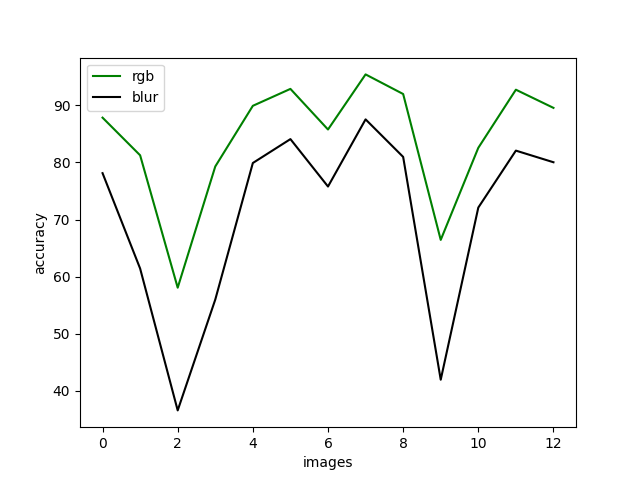
#> input picture accuracies_green.png, 640 x 480 px
$ python -i hough.py   (imports and definitions only)
#> lines starting #> are read from the running program, lines starting #| are printed output that depends on the picture; after the words box and inside, x2 and y2 are one past the last pixel; in counts of white or black regions, pixels touching at a corner belong together
#> further down, picture is the input picture: shape (480, 640, 3); mean R, G, B 248.5, 249.3, 248.5
import numpy as np
import cv2

# [78 lines left out: functions hough_peaks, hough_lines_acc, hough_lines_draw, hough_wrapper, not called in this run]

def hough_wrapper_cv2(input_img):
    black_and_white = cv2.cvtColor(input_img, cv2.COLOR_RGB2GRAY)

    #canny edge detection
    edges = cv2.Canny(black_and_white, np.min(black_and_white), np.max(black_and_white))
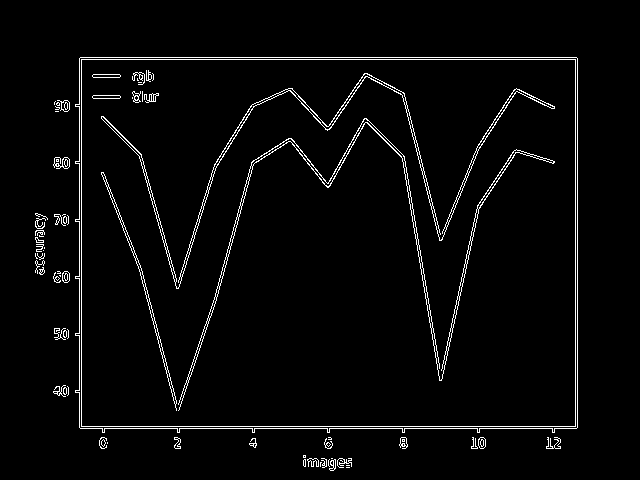
#> edges: shape (480, 640); 3.1% white in thin lines or dots, all inside (x1, y1, x2, y2) = (35, 57, 578, 471)

    rho = 1
    theta = np.pi/180
    threshold = 5
    min_line_length = 5
    max_line_gap = 1
    line_image = np.copy(input_img) #creating an image copy to draw lines on
    # Run Hough on the edge-detected image
    lines = cv2.HoughLinesP(edges, rho, theta, threshold, np.array([]),
                            min_line_length, max_line_gap)
#> lines = 261 rows, first 6: [79, 427, 79, 58], [81, 59, 577, 59], [80, 57, 576, 57], [80, 428, 576, 428], [81, 426, 577, 426], [577, 427, 577, 58]
    lines_2 = lines.copy()
#> lines_2 has the same summary as lines
    # Iterate over the output "lines" and draw lines on the image copy
    for line in lines:
        for x1,y1,x2,y2 in line:
            cv2.line(line_image,(x1,y1),(x2,y2),(255,255,255),2)
#> this loop made 261 passes
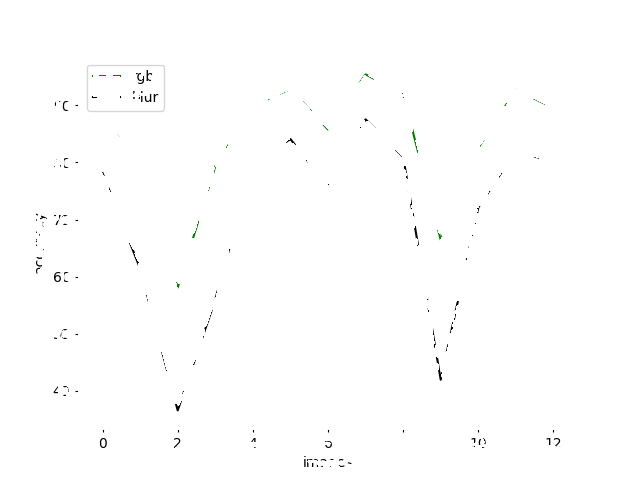
#> line_image: shape (480, 640, 3); 4.25% of pixels changed, all inside (x1, y1, x2, y2) = (36, 57, 578, 470)

    return line_image, lines

>>> import cv2
>>> picture = cv2.cvtColor(cv2.imread('accuracies_green.png'), cv2.COLOR_BGR2RGB)
>>> result = hough_wrapper_cv2(picture)

$ run again, on accuracies_orange.png
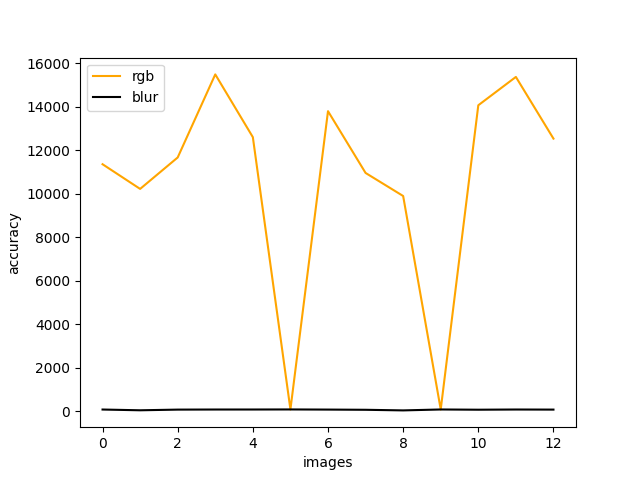
#> input picture accuracies_orange.png, 640 x 480 px
#> in hough_wrapper_cv2, `edges = cv2.Canny(black_and_white, np.min(black_and_white), np.max(bla..`:
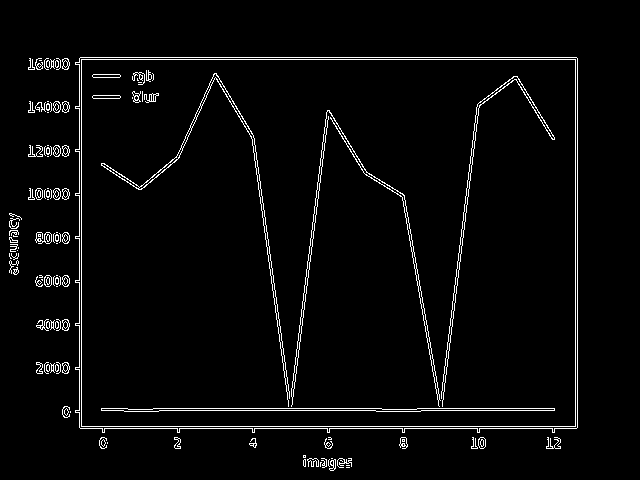
#> edges: shape (480, 640); 3.4% white in thin lines or dots, all inside (x1, y1, x2, y2) = (9, 57, 578, 471)
#> lines = 278 rows, first 6: [417, 408, 554, 408], [79, 426, 577, 426], [421, 410, 554, 410], [80, 57, 576, 57], [79, 59, 577, 59], [29, 58, 30, 69]
#> lines_2 has the same summary as lines
#> the loop in hough_wrapper_cv2, `for line in lines:` made 278 passes
#> after the loop in hough_wrapper_cv2, `for line in lines:`:
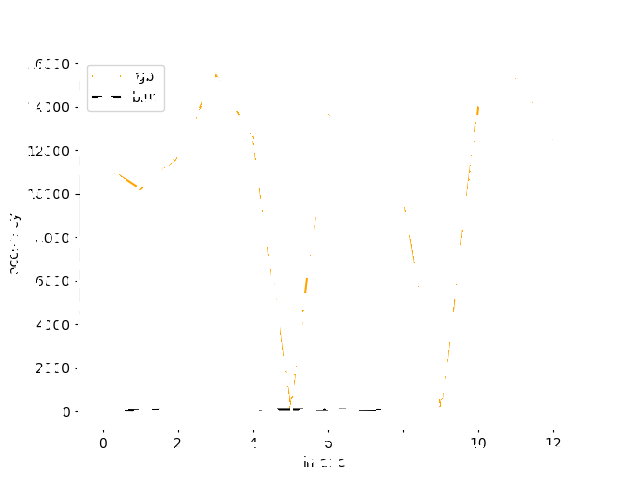
#> line_image: shape (480, 640, 3); mean R, G, B 254, 253.9, 253.7

$ run again, on accuracies_yellow.png
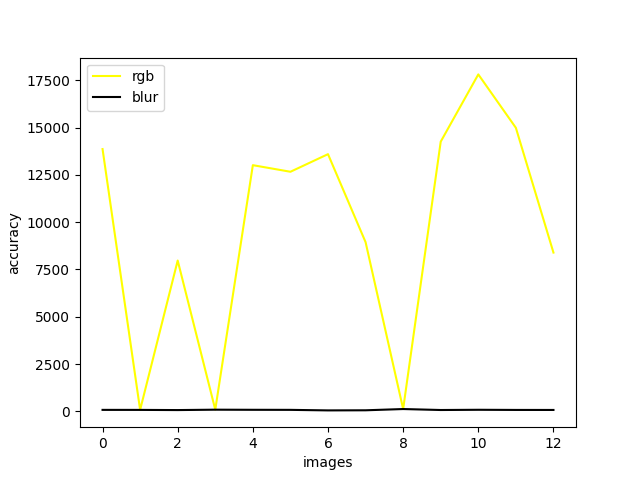
#> input picture accuracies_yellow.png, 640 x 480 px
#> in hough_wrapper_cv2, `edges = cv2.Canny(black_and_white, np.min(black_and_white), np.max(bla..`:
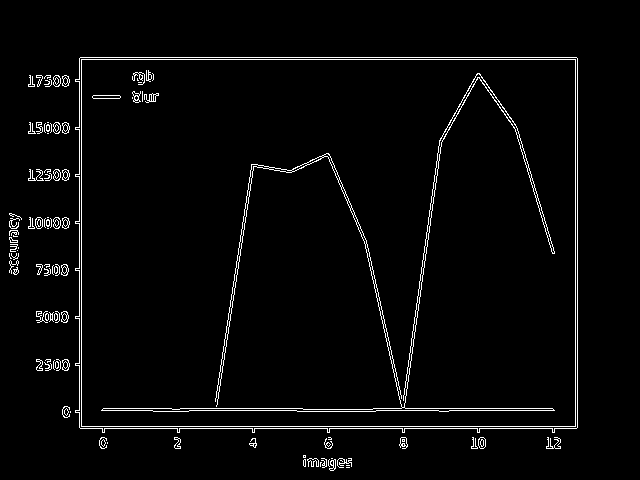
#> edges: shape (480, 640); 3% white in thin lines or dots, all inside (x1, y1, x2, y2) = (9, 57, 578, 471)
#> lines = 220 rows, first 6: [80, 428, 576, 428], [405, 408, 552, 408], [80, 57, 576, 57], [79, 426, 577, 426], [79, 59, 577, 59], [376, 410, 438, 410]
#> lines_2 has the same summary as lines
#> the loop in hough_wrapper_cv2, `for line in lines:` made 220 passes
#> after the loop in hough_wrapper_cv2, `for line in lines:`:
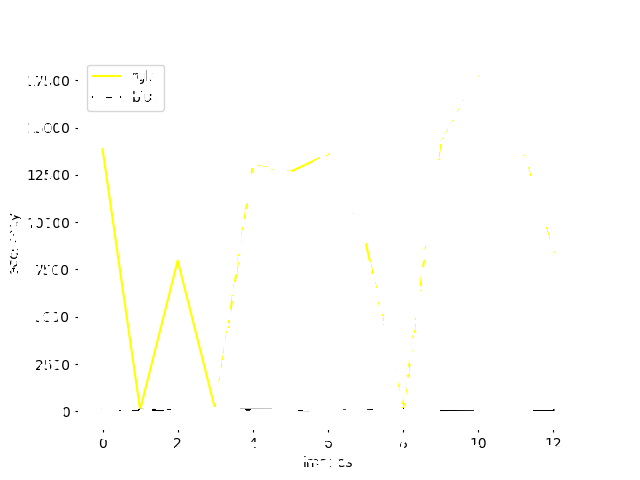
#> line_image: shape (480, 640, 3); mean R, G, B 254.1, 254.1, 252.7
